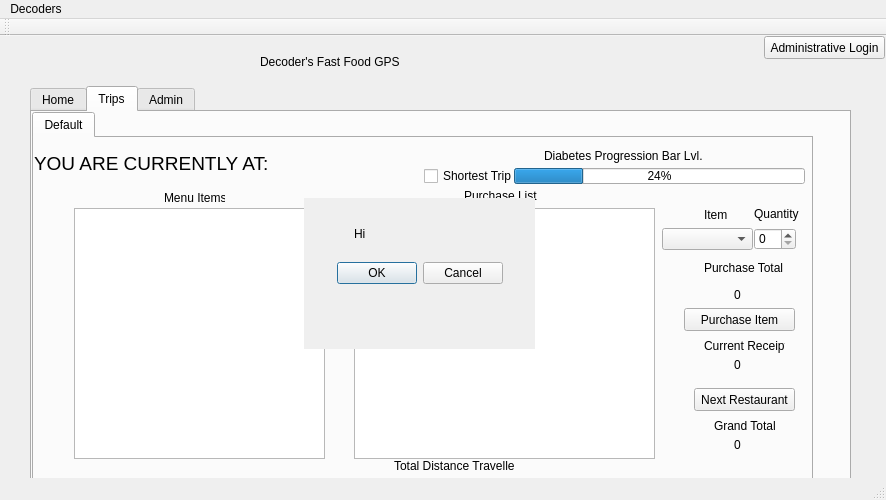
<?xml version="1.0" encoding="UTF-8"?>
<ui version="4.0">
 <class>MainWindow</class>
 <widget class="QMainWindow" name="MainWindow">
  <property name="geometry">
   <rect>
    <x>0</x>
    <y>0</y>
    <width>886</width>
    <height>500</height>
   </rect>
  </property>
  <property name="windowTitle">
   <string>MainWindow</string>
  </property>
  <widget class="QWidget" name="centralWidget">
   <widget class="QTabWidget" name="tabWidget">
    <property name="geometry">
     <rect>
      <x>30</x>
      <y>50</y>
      <width>821</width>
      <height>401</height>
     </rect>
    </property>
    <property name="currentIndex">
     <number>1</number>
    </property>
    <widget class="QWidget" name="tab">
     <attribute name="title">
      <string>Home</string>
     </attribute>
     <widget class="QLabel" name="label_102">
      <property name="geometry">
       <rect>
        <x>250</x>
        <y>20</y>
        <width>381</width>
        <height>31</height>
       </rect>
      </property>
      <property name="styleSheet">
       <string notr="true">font: 75 20pt &quot;Comic Sans MS&quot;;</string>
      </property>
      <property name="text">
       <string>Select Your trip</string>
      </property>
     </widget>
    </widget>
    <widget class="QWidget" name="tab_2">
     <attribute name="title">
      <string>Trips</string>
     </attribute>
     <widget class="QTabWidget" name="tabWidget_2">
      <property name="geometry">
       <rect>
        <x>0</x>
        <y>0</y>
        <width>781</width>
        <height>391</height>
       </rect>
      </property>
      <property name="currentIndex">
       <number>0</number>
      </property>
      <widget class="QWidget" name="tab_5">
       <attribute name="title">
        <string>Default</string>
       </attribute>
       <widget class="QCheckBox" name="checkBox">
        <property name="geometry">
         <rect>
          <x>390</x>
          <y>30</y>
          <width>91</width>
          <height>16</height>
         </rect>
        </property>
        <property name="text">
         <string>Shortest Trip</string>
        </property>
       </widget>
       <widget class="QLabel" name="menuItems">
        <property name="geometry">
         <rect>
          <x>130</x>
          <y>50</y>
          <width>61</width>
          <height>20</height>
         </rect>
        </property>
        <property name="autoFillBackground">
         <bool>false</bool>
        </property>
        <property name="text">
         <string>Menu Items</string>
        </property>
       </widget>
       <widget class="QLabel" name="label_4">
        <property name="geometry">
         <rect>
          <x>720</x>
          <y>60</y>
          <width>47</width>
          <height>31</height>
         </rect>
        </property>
        <property name="text">
         <string>Quantity</string>
        </property>
       </widget>
       <widget class="QSpinBox" name="quantityPurchase">
        <property name="geometry">
         <rect>
          <x>720</x>
          <y>90</y>
          <width>42</width>
          <height>22</height>
         </rect>
        </property>
       </widget>
       <widget class="QLabel" name="label_5">
        <property name="geometry">
         <rect>
          <x>670</x>
          <y>200</y>
          <width>81</width>
          <height>16</height>
         </rect>
        </property>
        <property name="text">
         <string>Current Receipt</string>
        </property>
       </widget>
       <widget class="QLabel" name="label_6">
        <property name="geometry">
         <rect>
          <x>360</x>
          <y>320</y>
          <width>121</width>
          <height>16</height>
         </rect>
        </property>
        <property name="text">
         <string>Total Distance Travelled</string>
        </property>
       </widget>
       <widget class="QProgressBar" name="diabetes">
        <property name="geometry">
         <rect>
          <x>480</x>
          <y>30</y>
          <width>291</width>
          <height>16</height>
         </rect>
        </property>
        <property name="value">
         <number>24</number>
        </property>
       </widget>
       <widget class="QLabel" name="dProgress">
        <property name="geometry">
         <rect>
          <x>510</x>
          <y>10</y>
          <width>171</width>
          <height>16</height>
         </rect>
        </property>
        <property name="text">
         <string>Diabetes Progression Bar Lvl.</string>
        </property>
       </widget>
       <widget class="QComboBox" name="menuCB">
        <property name="geometry">
         <rect>
          <x>628</x>
          <y>90</y>
          <width>91</width>
          <height>22</height>
         </rect>
        </property>
       </widget>
       <widget class="QLabel" name="label_15">
        <property name="geometry">
         <rect>
          <x>680</x>
          <y>280</y>
          <width>71</width>
          <height>16</height>
         </rect>
        </property>
        <property name="text">
         <string>Grand Total</string>
        </property>
       </widget>
       <widget class="QLabel" name="label_16">
        <property name="geometry">
         <rect>
          <x>670</x>
          <y>70</y>
          <width>47</width>
          <height>13</height>
         </rect>
        </property>
        <property name="text">
         <string>Item</string>
        </property>
       </widget>
       <widget class="QLabel" name="label_19">
        <property name="geometry">
         <rect>
          <x>670</x>
          <y>120</y>
          <width>91</width>
          <height>20</height>
         </rect>
        </property>
        <property name="text">
         <string>Purchase Total</string>
        </property>
       </widget>
       <widget class="QTableWidget" name="defPurchase">
        <property name="geometry">
         <rect>
          <x>320</x>
          <y>70</y>
          <width>301</width>
          <height>251</height>
         </rect>
        </property>
       </widget>
       <widget class="QTableWidget" name="defMenu">
        <property name="geometry">
         <rect>
          <x>40</x>
          <y>70</y>
          <width>251</width>
          <height>251</height>
         </rect>
        </property>
       </widget>
       <widget class="QLabel" name="label_98">
        <property name="geometry">
         <rect>
          <x>430</x>
          <y>50</y>
          <width>81</width>
          <height>16</height>
         </rect>
        </property>
        <property name="text">
         <string>Purchase List</string>
        </property>
       </widget>
       <widget class="QPushButton" name="pushButton_2">
        <property name="geometry">
         <rect>
          <x>650</x>
          <y>170</y>
          <width>111</width>
          <height>23</height>
         </rect>
        </property>
        <property name="text">
         <string>Purchase Item</string>
        </property>
       </widget>
       <widget class="QLabel" name="PT">
        <property name="geometry">
         <rect>
          <x>700</x>
          <y>150</y>
          <width>47</width>
          <height>13</height>
         </rect>
        </property>
        <property name="text">
         <string>0</string>
        </property>
       </widget>
       <widget class="QLabel" name="CR">
        <property name="geometry">
         <rect>
          <x>700</x>
          <y>220</y>
          <width>47</width>
          <height>13</height>
         </rect>
        </property>
        <property name="text">
         <string>0</string>
        </property>
       </widget>
       <widget class="QLabel" name="GT">
        <property name="geometry">
         <rect>
          <x>700</x>
          <y>300</y>
          <width>47</width>
          <height>13</height>
         </rect>
        </property>
        <property name="text">
         <string>0</string>
        </property>
       </widget>
       <widget class="QPushButton" name="nextRest">
        <property name="geometry">
         <rect>
          <x>660</x>
          <y>250</y>
          <width>101</width>
          <height>23</height>
         </rect>
        </property>
        <property name="text">
         <string>Next Restaurant</string>
        </property>
       </widget>
       <widget class="QLabel" name="label">
        <property name="geometry">
         <rect>
          <x>0</x>
          <y>10</y>
          <width>251</width>
          <height>31</height>
         </rect>
        </property>
        <property name="styleSheet">
         <string notr="true">font: 75 italic 36pt &quot;Comic Sans MS&quot;;</string>
        </property>
        <property name="text">
         <string>&lt;html&gt;&lt;head/&gt;&lt;body&gt;&lt;p&gt;&lt;span style=&quot; font-size:14pt;&quot;&gt;YOU ARE CURRENTLY AT:&lt;/span&gt;&lt;/p&gt;&lt;/body&gt;&lt;/html&gt;</string>
        </property>
        <property name="wordWrap">
         <bool>true</bool>
        </property>
       </widget>
       <widget class="QLabel" name="dCurrentRest">
        <property name="geometry">
         <rect>
          <x>250</x>
          <y>0</y>
          <width>211</width>
          <height>51</height>
         </rect>
        </property>
        <property name="styleSheet">
         <string notr="true">font: 75 italic 14pt &quot;Comic Sans MS&quot;;</string>
        </property>
        <property name="text">
         <string/>
        </property>
        <property name="wordWrap">
         <bool>true</bool>
        </property>
       </widget>
       <widget class="QLabel" name="label_3">
        <property name="geometry">
         <rect>
          <x>500</x>
          <y>320</y>
          <width>121</width>
          <height>20</height>
         </rect>
        </property>
        <property name="text">
         <string/>
        </property>
       </widget>
       <widget class="QLabel" name="dlvl">
        <property name="geometry">
         <rect>
          <x>650</x>
          <y>10</y>
          <width>171</width>
          <height>16</height>
         </rect>
        </property>
        <property name="text">
         <string/>
        </property>
       </widget>
       <widget class="QDialogButtonBox" name="warningBox">
        <property name="geometry">
         <rect>
          <x>270</x>
          <y>60</y>
          <width>231</width>
          <height>151</height>
         </rect>
        </property>
        <property name="autoFillBackground">
         <bool>true</bool>
        </property>
        <property name="inputMethodHints">
         <set>Qt::ImhNone</set>
        </property>
        <property name="standardButtons">
         <set>QDialogButtonBox::Cancel|QDialogButtonBox::Ok</set>
        </property>
        <property name="centerButtons">
         <bool>true</bool>
        </property>
       </widget>
       <widget class="QLabel" name="dWarning">
        <property name="geometry">
         <rect>
          <x>320</x>
          <y>70</y>
          <width>141</width>
          <height>51</height>
         </rect>
        </property>
        <property name="styleSheet">
         <string notr="true">font: 75 10pt &quot;Comic Sans MS&quot;;</string>
        </property>
        <property name="text">
         <string>Hi</string>
        </property>
        <property name="wordWrap">
         <bool>true</bool>
        </property>
       </widget>
      </widget>
     </widget>
    </widget>
    <widget class="QWidget" name="tab_4">
     <attribute name="title">
      <string>Admin</string>
     </attribute>
     <widget class="QPushButton" name="pushButton_5">
      <property name="geometry">
       <rect>
        <x>400</x>
        <y>50</y>
        <width>75</width>
        <height>23</height>
       </rect>
      </property>
      <property name="text">
       <string>Delete Item</string>
      </property>
     </widget>
     <widget class="QLabel" name="label_103">
      <property name="geometry">
       <rect>
        <x>80</x>
        <y>30</y>
        <width>47</width>
        <height>13</height>
       </rect>
      </property>
      <property name="text">
       <string>Menu Items</string>
      </property>
     </widget>
     <widget class="QTabWidget" name="tabWidget_3">
      <property name="geometry">
       <rect>
        <x>20</x>
        <y>10</y>
        <width>741</width>
        <height>361</height>
       </rect>
      </property>
      <property name="currentIndex">
       <number>0</number>
      </property>
      <widget class="QWidget" name="tab_6">
       <attribute name="title">
        <string>Menu Edits</string>
       </attribute>
       <widget class="QComboBox" name="adminItemSelection">
        <property name="geometry">
         <rect>
          <x>280</x>
          <y>80</y>
          <width>111</width>
          <height>22</height>
         </rect>
        </property>
       </widget>
       <widget class="QLabel" name="label_99">
        <property name="geometry">
         <rect>
          <x>310</x>
          <y>60</y>
          <width>47</width>
          <height>13</height>
         </rect>
        </property>
        <property name="text">
         <string>Item</string>
        </property>
       </widget>
       <widget class="QLabel" name="label_100">
        <property name="geometry">
         <rect>
          <x>400</x>
          <y>60</y>
          <width>91</width>
          <height>16</height>
         </rect>
        </property>
        <property name="text">
         <string>Modified Price</string>
        </property>
       </widget>
       <widget class="QPushButton" name="adminCP">
        <property name="geometry">
         <rect>
          <x>390</x>
          <y>120</y>
          <width>75</width>
          <height>23</height>
         </rect>
        </property>
        <property name="text">
         <string>Change Price</string>
        </property>
       </widget>
       <widget class="QComboBox" name="adminRC">
        <property name="geometry">
         <rect>
          <x>260</x>
          <y>10</y>
          <width>211</width>
          <height>22</height>
         </rect>
        </property>
       </widget>
       <widget class="QLabel" name="label_20">
        <property name="geometry">
         <rect>
          <x>170</x>
          <y>10</y>
          <width>71</width>
          <height>16</height>
         </rect>
        </property>
        <property name="text">
         <string>Restaurant</string>
        </property>
       </widget>
       <widget class="QPushButton" name="adminDelItem">
        <property name="geometry">
         <rect>
          <x>290</x>
          <y>120</y>
          <width>75</width>
          <height>23</height>
         </rect>
        </property>
        <property name="text">
         <string>Delete Item</string>
        </property>
       </widget>
       <widget class="Line" name="line">
        <property name="geometry">
         <rect>
          <x>490</x>
          <y>0</y>
          <width>20</width>
          <height>331</height>
         </rect>
        </property>
        <property name="orientation">
         <enum>Qt::Vertical</enum>
        </property>
       </widget>
       <widget class="QLabel" name="label_21">
        <property name="geometry">
         <rect>
          <x>560</x>
          <y>10</y>
          <width>101</width>
          <height>41</height>
         </rect>
        </property>
        <property name="styleSheet">
         <string notr="true">font: 15pt &quot;Comic Sans MS&quot;;</string>
        </property>
        <property name="text">
         <string>Add Item</string>
        </property>
       </widget>
       <widget class="QLineEdit" name="addItemName">
        <property name="geometry">
         <rect>
          <x>550</x>
          <y>80</y>
          <width>113</width>
          <height>20</height>
         </rect>
        </property>
       </widget>
       <widget class="QPushButton" name="addToMenu">
        <property name="geometry">
         <rect>
          <x>560</x>
          <y>150</y>
          <width>75</width>
          <height>23</height>
         </rect>
        </property>
        <property name="text">
         <string>Add to Menu</string>
        </property>
       </widget>
       <widget class="QLabel" name="label_22">
        <property name="geometry">
         <rect>
          <x>580</x>
          <y>60</y>
          <width>51</width>
          <height>16</height>
         </rect>
        </property>
        <property name="text">
         <string>Item Name</string>
        </property>
       </widget>
       <widget class="QTableWidget" name="adminMenuItem">
        <property name="geometry">
         <rect>
          <x>10</x>
          <y>40</y>
          <width>261</width>
          <height>261</height>
         </rect>
        </property>
        <property name="editTriggers">
         <set>QAbstractItemView::NoEditTriggers</set>
        </property>
        <property name="alternatingRowColors">
         <bool>true</bool>
        </property>
        <property name="sortingEnabled">
         <bool>true</bool>
        </property>
       </widget>
       <widget class="QLabel" name="label_23">
        <property name="geometry">
         <rect>
          <x>580</x>
          <y>100</y>
          <width>47</width>
          <height>13</height>
         </rect>
        </property>
        <property name="text">
         <string>Item Price</string>
        </property>
       </widget>
       <widget class="QDoubleSpinBox" name="adminItemSpin">
        <property name="geometry">
         <rect>
          <x>570</x>
          <y>120</y>
          <width>62</width>
          <height>22</height>
         </rect>
        </property>
       </widget>
       <widget class="QDoubleSpinBox" name="adminModSpin">
        <property name="geometry">
         <rect>
          <x>400</x>
          <y>80</y>
          <width>62</width>
          <height>22</height>
         </rect>
        </property>
       </widget>
       <widget class="QLabel" name="overfl0w">
        <property name="geometry">
         <rect>
          <x>540</x>
          <y>110</y>
          <width>121</width>
          <height>91</height>
         </rect>
        </property>
        <property name="text">
         <string>Max Items have been reached. </string>
        </property>
        <property name="wordWrap">
         <bool>true</bool>
        </property>
       </widget>
      </widget>
      <widget class="QWidget" name="tab_7">
       <attribute name="title">
        <string>Restaurant Edits</string>
       </attribute>
       <widget class="QLabel" name="label_24">
        <property name="geometry">
         <rect>
          <x>230</x>
          <y>10</y>
          <width>141</width>
          <height>21</height>
         </rect>
        </property>
        <property name="styleSheet">
         <string notr="true">font: 16pt &quot;Comic Sans MS&quot;;</string>
        </property>
        <property name="text">
         <string>Restaurants</string>
        </property>
       </widget>
       <widget class="QLineEdit" name="newRestname">
        <property name="geometry">
         <rect>
          <x>600</x>
          <y>70</y>
          <width>113</width>
          <height>20</height>
         </rect>
        </property>
       </widget>
       <widget class="QLabel" name="label_25">
        <property name="geometry">
         <rect>
          <x>640</x>
          <y>50</y>
          <width>47</width>
          <height>13</height>
         </rect>
        </property>
        <property name="text">
         <string>Name</string>
        </property>
       </widget>
       <widget class="QLabel" name="label_26">
        <property name="geometry">
         <rect>
          <x>600</x>
          <y>100</y>
          <width>121</width>
          <height>21</height>
         </rect>
        </property>
        <property name="text">
         <string>Distance to Saddleback</string>
        </property>
       </widget>
       <widget class="QTableWidget" name="AdminRestView">
        <property name="geometry">
         <rect>
          <x>30</x>
          <y>40</y>
          <width>551</width>
          <height>281</height>
         </rect>
        </property>
        <property name="editTriggers">
         <set>QAbstractItemView::NoEditTriggers</set>
        </property>
        <property name="alternatingRowColors">
         <bool>true</bool>
        </property>
        <property name="sortingEnabled">
         <bool>true</bool>
        </property>
       </widget>
       <widget class="QPushButton" name="AddRestaurant">
        <property name="geometry">
         <rect>
          <x>600</x>
          <y>300</y>
          <width>101</width>
          <height>23</height>
         </rect>
        </property>
        <property name="text">
         <string>Add Restaurant</string>
        </property>
       </widget>
       <widget class="QDoubleSpinBox" name="dis2Saddle">
        <property name="geometry">
         <rect>
          <x>620</x>
          <y>120</y>
          <width>62</width>
          <height>22</height>
         </rect>
        </property>
       </widget>
       <widget class="QPushButton" name="pushButton_4">
        <property name="geometry">
         <rect>
          <x>570</x>
          <y>10</y>
          <width>161</width>
          <height>21</height>
         </rect>
        </property>
        <property name="text">
         <string>Add Recommend Restaurants</string>
        </property>
       </widget>
       <widget class="QDoubleSpinBox" name="DistEdit">
        <property name="geometry">
         <rect>
          <x>620</x>
          <y>210</y>
          <width>62</width>
          <height>22</height>
         </rect>
        </property>
       </widget>
       <widget class="QLabel" name="restIndicator">
        <property name="geometry">
         <rect>
          <x>610</x>
          <y>180</y>
          <width>121</width>
          <height>16</height>
         </rect>
        </property>
        <property name="text">
         <string>Distance to:</string>
        </property>
       </widget>
       <widget class="QPushButton" name="DistAdd">
        <property name="geometry">
         <rect>
          <x>610</x>
          <y>240</y>
          <width>75</width>
          <height>23</height>
         </rect>
        </property>
        <property name="text">
         <string>Add it!</string>
        </property>
       </widget>
       <widget class="QLabel" name="addIndicator">
        <property name="geometry">
         <rect>
          <x>580</x>
          <y>270</y>
          <width>141</width>
          <height>21</height>
         </rect>
        </property>
        <property name="text">
         <string>&lt;html&gt;&lt;head/&gt;&lt;body&gt;&lt;p align=&quot;center&quot;&gt;All set! Click below to finish&lt;/p&gt;&lt;/body&gt;&lt;/html&gt;</string>
        </property>
       </widget>
      </widget>
     </widget>
    </widget>
   </widget>
   <widget class="QPushButton" name="loginButton">
    <property name="geometry">
     <rect>
      <x>764</x>
      <y>0</y>
      <width>121</width>
      <height>23</height>
     </rect>
    </property>
    <property name="styleSheet">
     <string notr="true">font: 8pt &quot;Comic Sans MS&quot;;</string>
    </property>
    <property name="text">
     <string>Administrative Login</string>
    </property>
   </widget>
   <widget class="QLabel" name="label_101">
    <property name="geometry">
     <rect>
      <x>260</x>
      <y>10</y>
      <width>381</width>
      <height>31</height>
     </rect>
    </property>
    <property name="styleSheet">
     <string notr="true">font: 75 20pt &quot;Comic Sans MS&quot;;</string>
    </property>
    <property name="text">
     <string>Decoder's Fast Food GPS</string>
    </property>
   </widget>
  </widget>
  <widget class="QMenuBar" name="menuBar">
   <property name="geometry">
    <rect>
     <x>0</x>
     <y>0</y>
     <width>886</width>
     <height>21</height>
    </rect>
   </property>
   <widget class="QMenu" name="menuDecoders">
    <property name="title">
     <string>Decoders</string>
    </property>
   </widget>
   <addaction name="menuDecoders"/>
  </widget>
  <widget class="QToolBar" name="mainToolBar">
   <attribute name="toolBarArea">
    <enum>TopToolBarArea</enum>
   </attribute>
   <attribute name="toolBarBreak">
    <bool>false</bool>
   </attribute>
  </widget>
  <widget class="QStatusBar" name="statusBar"/>
 </widget>
 <layoutdefault spacing="6" margin="11"/>
 <resources/>
 <connections/>
</ui>
